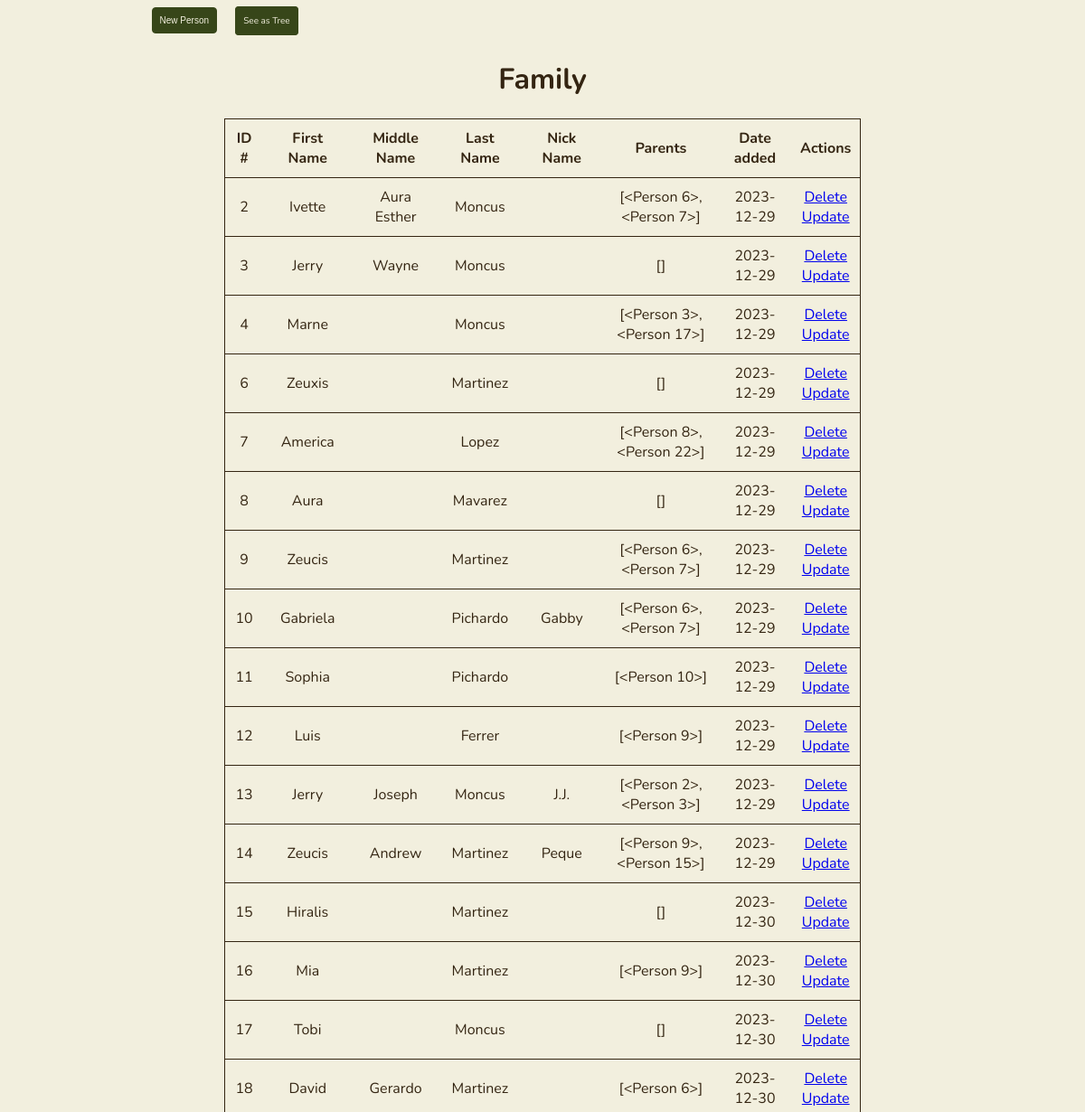
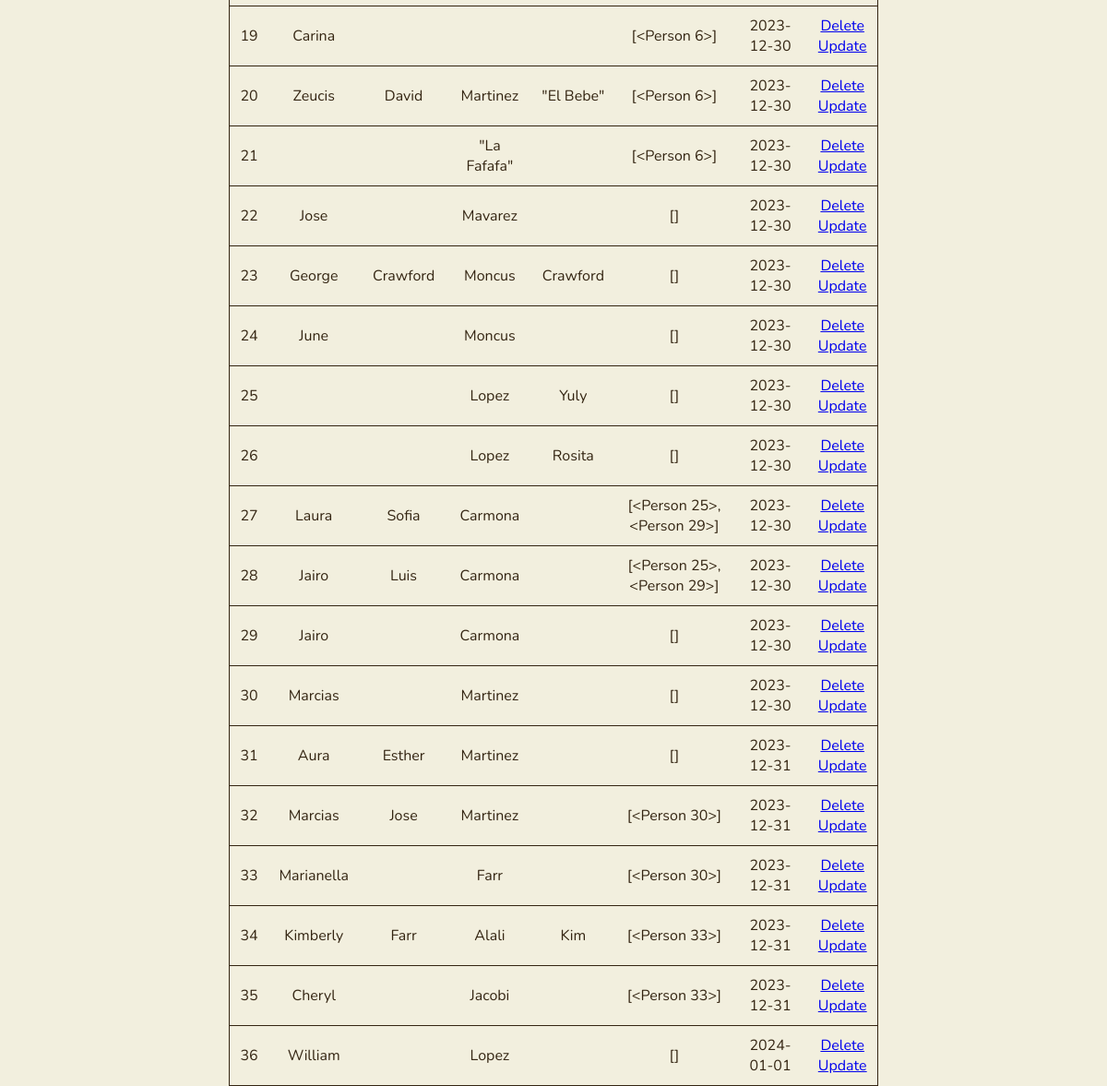
Screenshot of /table with the database file from the repository (2 pictures, top to bottom).
### app.py (models this page shows)
class Person(db.Model):
    id = db.Column(db.Integer, primary_key=True)
    first_name = db.Column(db.String(200), nullable=False)
    last_name = db.Column(db.String(200), nullable=False)
    middle_name = db.Column(db.String(200), nullable=False, default='')
    nick_name = db.Column(db.String(200), nullable=False, default='')
    date_created = db.Column(db.DateTime, default=datetime.utcnow)
    parents = db.relationship('Person',
                              secondary = person_parent_association,
                              primaryjoin = id == person_parent_association.c.person_id,
                              secondaryjoin = id == person_parent_association.c.parent_id,
                              backref = db.backref('children', lazy='select'))
    siblings = db.relationship('Person',
                              secondary = sibling_association,
                              primaryjoin = id == sibling_association.c.left_id,
                              secondaryjoin = id == sibling_association.c.right_id,
                              back_populates = 'siblings',
                              lazy='select')
    stories_told = db.relationship('Story', backref='teller', lazy='select')
    stories_mentioned_in = db.relationship('Story',
                                           secondary=story_person_association,
                                           backref='mentioned_people',
                                           lazy='select')
    def __repr__(self):
        return '<Person %r>' % self.id

### app.py (the view)
@app.route('/table', methods=['POST', 'GET'])
def table():
    if request.method == 'POST':
        try:
            add_person(request.form)
            return redirect('/')
        except:
            return 'Error at /table: There was an issue adding your person'
    else:
        people = Person.query.order_by(Person.date_created).all()
        return render_template('table.html', people=people)

### templates/table.html (shortened to what this page needs)
{% extends 'base.html' %}
{% block body %}
<div class='content' id="main-content">
    <button class="btn" id='addPersonBtn'>New Person</button>
    <a class="btn" id='to_tree' href="/">See as Tree</a>
    <h1 style="text-align: center">Family</h1>
    {% if people|length < 1 %}
        <h4 style="text-align: center">There are no people. Create one below!</h4>
    {% else %}
        <table class="bordered" id="people-table">
            <tr>
                <th>ID #</th>
                <th>First Name</th>
                <th>Middle Name</th>
                <th>Last Name</th>
                <th>Nick Name</th>
                <th>Parents</th>
                <th>Date added</th>
                <th>Actions</th>
            </tr>
            {% for person in people %}
                <tr>
                    <td>{{ person.id }}</td>
                    <td>{{ person.first_name }}</td>
                    <td>{{ person.middle_name }}</td>
                    <td>{{ person.last_name }}</td>
                    <td>{{ person.nick_name }}</td>
                    <td>{{ person.parents }}</td>
                    <td>{{ person.date_created.date() }}</td>
                    <td>
                        <a href="/delete/{{person.id}}">Delete</a>
                        <br>
                        <a href="/update_table/{{person.id}}">Update</a>
                    </td>
                </tr>
            {% endfor %}
        </table>
    {% endif %}
</div>
{% endblock %}

### static/css/main.css (style rules this page uses)
:root { --main-black: #0a0a0a; --main-white: #fff; --main-bg-color: #f2efde; --main-bg-border-color: #342512; --main-text-color: #342512; --main-secondary-text-color: #9d864d; --main-hover-text-color: #f2efde; --main-item-color: #374619; --main-item-border-color: #374619; --main-item-color-hover: #7e883d; --main-dark-brown: #342512; --main-light-brown: #9d864d; --main-cream: #f2efde; --main-light-green: #7e883d; --main-dark-green: #374619; }
body { margin: 0px; padding: 0px; box-sizing: border-box; font-family: Nunito, sans-serif; background-color: var(--main-cream); color: var(--main-dark-brown); display: flex; justify-content: center; align-items: center; }
a { cursor: pointer; }

### static/css/buttons.css (style rules this page uses)
.btn { font-size: 10px; padding: 8px; background-color: var(--main-dark-green); text-decoration: none; border: solid 1px var(--main-dark-green); border-radius: 4px; margin: 8px; color: var(--main-cream); }

### static/css/tables.css (style rules this page uses)
table { margin: auto; border-collapse: collapse; width: 80%; background-color: var(--main-cream); }
tr { height: 25px; }
td, th { text-align: center; padding: 10px; }
.bordered tr { border: solid 1px var(--main-dark-brown); }
.borderless th, td, tr { border: none; }

### rows the page displays
Person: id "2", first_name "Ivette", middle_name "Aura Esther", last_name "Moncus", parents "[<Person 6>, <Person 7>]", date_created "2023-12-29"
Person: id "3", first_name "Jerry", middle_name "Wayne", last_name "Moncus", parents "[]", date_created "2023-12-29"
Person: id "4", first_name "Marne", last_name "Moncus", parents "[<Person 3>, <Person 17>]", date_created "2023-12-29"
Person: id "6", first_name "Zeuxis", last_name "Martinez", parents "[]", date_created "2023-12-29"
Person: id "7", first_name "America", last_name "Lopez", parents "[<Person 8>, <Person 22>]", date_created "2023-12-29"
Person: id "8", first_name "Aura", last_name "Mavarez", parents "[]", date_created "2023-12-29"
Person: id "9", first_name "Zeucis", last_name "Martinez", parents "[<Person 6>, <Person 7>]", date_created "2023-12-29"
Person: id "10", first_name "Gabriela", last_name "Pichardo", nick_name "Gabby", parents "[<Person 6>, <Person 7>]", date_created "2023-12-29"
Person: id "11", first_name "Sophia", last_name "Pichardo", parents "[<Person 10>]", date_created "2023-12-29"
Person: id "12", first_name "Luis", last_name "Ferrer", parents "[<Person 9>]", date_created "2023-12-29"
Person: id "13", first_name "Jerry", middle_name "Joseph", last_name "Moncus", nick_name "J.J.", parents "[<Person 2>, <Person 3>]", date_created "2023-12-29"
Person: id "14", first_name "Zeucis", middle_name "Andrew", last_name "Martinez", nick_name "Peque", parents "[<Person 9>, <Person 15>]", date_created "2023-12-29"
Person: id "15", first_name "Hiralis", last_name "Martinez", parents "[]", date_created "2023-12-30"
Person: id "16", first_name "Mia", last_name "Martinez", parents "[<Person 9>]", date_created "2023-12-30"
Person: id "17", first_name "Tobi", last_name "Moncus", parents "[]", date_created "2023-12-30"
Person: id "18", first_name "David", middle_name "Gerardo", last_name "Martinez", parents "[<Person 6>]", date_created "2023-12-30"
Person: id "19", first_name "Carina", parents "[<Person 6>]", date_created "2023-12-30"
Person: id "20", first_name "Zeucis", middle_name "David", last_name "Martinez", nick_name "\"El Bebe\"", parents "[<Person 6>]", date_created "2023-12-30"
Person: id "21", last_name "\"La Fafafa\"", parents "[<Person 6>]", date_created "2023-12-30"
Person: id "22", first_name "Jose", last_name "Mavarez", parents "[]", date_created "2023-12-30"
Person: id "23", first_name "George", middle_name "Crawford", last_name "Moncus", nick_name "Crawford", parents "[]", date_created "2023-12-30"
Person: id "24", first_name "June", last_name "Moncus", parents "[]", date_created "2023-12-30"
Person: id "25", last_name "Lopez", nick_name "Yuly", parents "[]", date_created "2023-12-30"
Person: id "26", last_name "Lopez", nick_name "Rosita", parents "[]", date_created "2023-12-30"
Person: id "27", first_name "Laura", middle_name "Sofia", last_name "Carmona", parents "[<Person 25>, <Person 29>]", date_created "2023-12-30"
Person: id "28", first_name "Jairo", middle_name "Luis", last_name "Carmona", parents "[<Person 25>, <Person 29>]", date_created "2023-12-30"
Person: id "29", first_name "Jairo", last_name "Carmona", parents "[]", date_created "2023-12-30"
Person: id "30", first_name "Marcias", last_name "Martinez", parents "[]", date_created "2023-12-30"
Person: id "31", first_name "Aura", middle_name "Esther", last_name "Martinez", parents "[]", date_created "2023-12-31"
Person: id "32", first_name "Marcias", middle_name "Jose", last_name "Martinez", parents "[<Person 30>]", date_created "2023-12-31"
Person: id "33", first_name "Marianella", last_name "Farr", parents "[<Person 30>]", date_created "2023-12-31"
Person: id "34", first_name "Kimberly", middle_name "Farr", last_name "Alali", nick_name "Kim", parents "[<Person 33>]", date_created "2023-12-31"
Person: id "35", first_name "Cheryl", last_name "Jacobi", parents "[<Person 33>]", date_created "2023-12-31"
Person: id "36", first_name "William", last_name "Lopez", parents "[]", date_created "2024-01-01"
